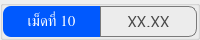
                  <widget class="QGroupBox" name="thickness_summary_group_10">
                   <property name="minimumSize">
                    <size>
                     <width>0</width>
                     <height>40</height>
                    </size>
                   </property>
                   <property name="maximumSize">
                    <size>
                     <width>16777215</width>
                     <height>40</height>
                    </size>
                   </property>
                   <property name="styleSheet">
                    <string notr="true">color: rgb(255, 255, 255);</string>
                   </property>
                   <layout class="QHBoxLayout" name="horizontalLayout_38">
                    <property name="spacing">
                     <number>0</number>
                    </property>
                    <property name="leftMargin">
                     <number>0</number>
                    </property>
                    <property name="topMargin">
                     <number>0</number>
                    </property>
                    <property name="rightMargin">
                     <number>0</number>
                    </property>
                    <property name="bottomMargin">
                     <number>0</number>
                    </property>
                    <item>
                     <widget class="QLabel" name="thickness_summary_title_10">
                      <property name="minimumSize">
                       <size>
                        <width>55</width>
                        <height>0</height>
                       </size>
                      </property>
                      <property name="font">
                       <font>
                        <family>Kanit</family>
                        <pointsize>11</pointsize>
                        <italic>false</italic>
                        <bold>false</bold>
                        <underline>false</underline>
                        <strikeout>false</strikeout>
                       </font>
                      </property>
                      <property name="styleSheet">
                       <string notr="true">background-color: #0059fe;
border-top-left-radius: 8px;
border-bottom-left-radius: 8px;</string>
                      </property>
                      <property name="text">
                       <string>เม็ดที่ 10</string>
                      </property>
                      <property name="alignment">
                       <set>Qt::AlignmentFlag::AlignCenter</set>
                      </property>
                     </widget>
                    </item>
                    <item>
                     <widget class="QFrame" name="thickness_summary_frame_10">
                      <property name="styleSheet">
                       <string notr="true">border: solid;
border-width: 1px;
border-color: rgb(121, 121, 121);
border-top-right-radius: 8px;
border-bottom-right-radius: 8px;</string>
                      </property>
                      <property name="frameShape">
                       <enum>QFrame::Shape::StyledPanel</enum>
                      </property>
                      <property name="frameShadow">
                       <enum>QFrame::Shadow::Raised</enum>
                      </property>
                      <layout class="QHBoxLayout" name="horizontalLayout_39">
                       <item>
                        <widget class="QLabel" name="thickness_summary_10">
                         <property name="font">
                          <font>
                           <family>Kanit</family>
                           <pointsize>12</pointsize>
                          </font>
                         </property>
                         <property name="styleSheet">
                          <string notr="true">border: none;
color: rgb(72, 72, 72);</string>
                         </property>
                         <property name="text">
                          <string>XX.XX</string>
                         </property>
                         <property name="alignment">
                          <set>Qt::AlignmentFlag::AlignCenter</set>
                         </property>
                        </widget>
                       </item>
                      </layout>
                     </widget>
                    </item>
                   </layout>
                  </widget>
